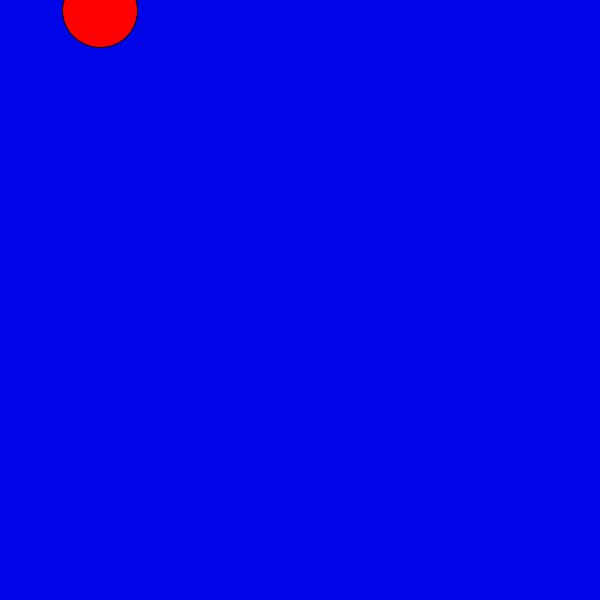
Frame 1 (no input)
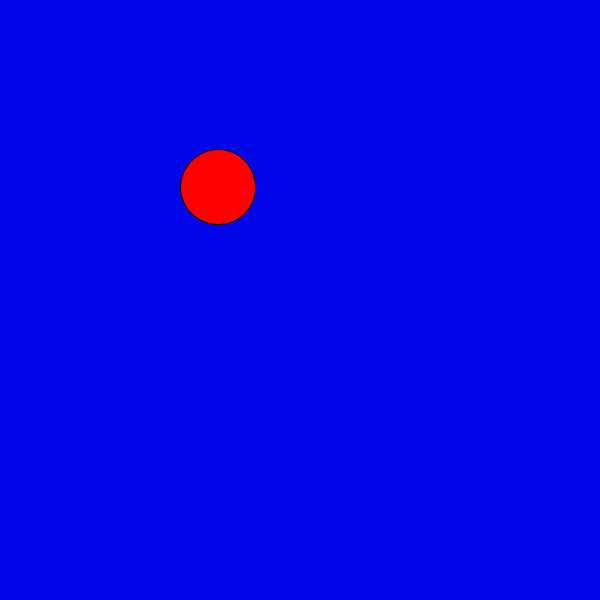
Frame 60 (the mouse pressed at the canvas centre just before this capture)
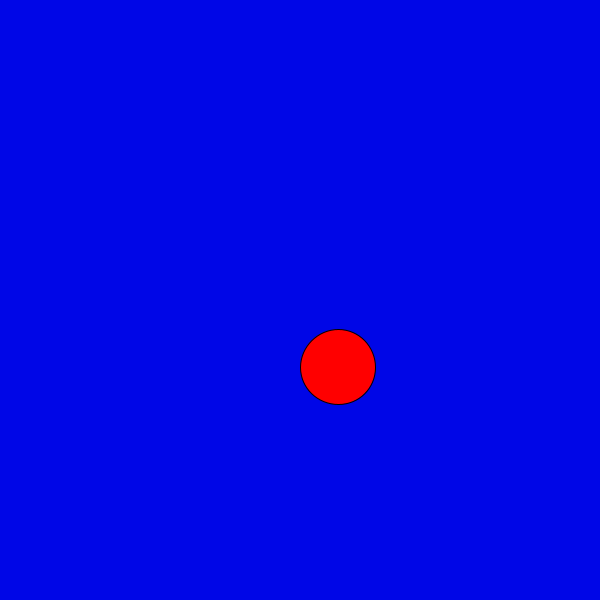
Frame 120 (the mouse held since frame 60 and released just before this capture)

The Processing sketch that drew these frames (run headless with seeded random() and noise(); from frame 60 on, the mouse is pressed at the canvas centre):

// Processing sketch: processing_104869
// ── processing_104869.pde

int xPos;
int yPos;
int cx = 100;
int cy = 10;
int r=75; //radius of bouncing ball
int vx=2; //bouncing ball's direction on the x-axis
int vy=3; //bouncing ball's direction on the y-axis

void setup(){
  size(600, 600);
  xPos = width/2;
  yPos = height/2;
  
//  background(0, 6, 231);
 
}

void draw(){
  

  fill(255, 0, 0);
  background(0, 6, 231);
  smooth();
  ellipseMode(CENTER);
  ellipse(cx, cy, r, r);
  
  cy = cy + vy;
  
  if(mouseX > 0){
    xPos ++; 
  }  
  
if((cy>height-40)||(cy<0)){
  vy = vy * -1;
}

cx = cx + vx;

if((cx > width - 10)||(cx < 0)){
  vx = vx * -1;

  

}
  }
